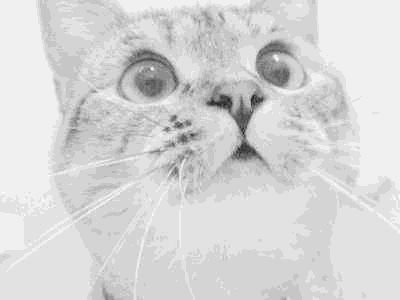
#> input picture Image processing/gramma_transform/dark_cat.jpg, 400 x 300 px
$ python gamma.py
#> lines starting #> are read from the running program, lines starting #| are printed output that depends on the picture
import cv2
import numpy as np


def gray(image):
    m,n,c = image.shape
    gray_image = np.zeros((m,n))
    for i in range(c):
        gray_image += 1/c * image[:,:,i]
    return gray_image


dark_image = gray(cv2.imread('dark_cat.jpg'))
#> in gray, `m,n,c = image.shape`: m = 300; n = 400; c = 3
bright_image = gray(cv2.imread('bright_cat.jpg'))
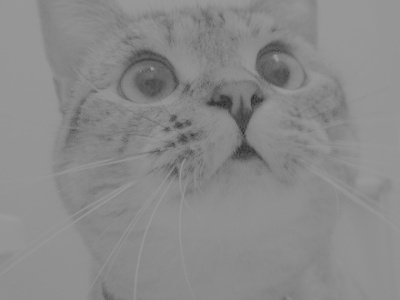
#> input picture Image processing/gramma_transform/bright_cat.jpg, 400 x 300 px
#> the loop in gray (call 2), `for i in range(c):` made 3 passes
#> pass 2, in gray (call 2), `gray_image += 1/c * image[:,:,i]`:
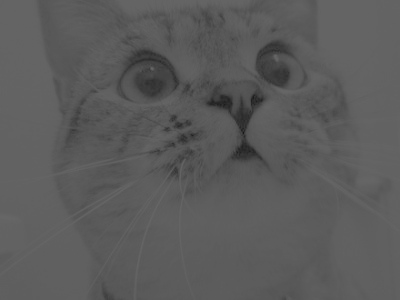
#> gray_image: shape (300, 400) float64; min 22, max 103.3, mean 91.5

#gamma系数大于1会降低图像亮度，小于1会提升亮度
num = 5
gamma_blow1 = list(i/10 for i in range(5,10))
gamma_over1 = list(range(1,6))
gamma_img_bright = []#存放通过gamma变换加亮的dark_image
gamma_img_dark = []#存放通过gamma变换变暗的bright_image
for i in range(num):
    gamma_img_dark.append(255 * (np.array(bright_image)/255.0) ** gamma_over1[i])
    gamma_img_bright.append(255 * (np.array(dark_image)/255.0) ** gamma_blow1[i])
#> after the loop, gamma_img_bright = 5 items; gamma_img_dark = 5 items

for i in range(num):
    cv2.imwrite('dark_cat_gamma=%.1f.jpg'%round(gamma_blow1[i],1), gamma_img_bright[i].astype('uint8'))
    cv2.imwrite('bright_cat_gamma=%d.jpg' %(gamma_over1[i]), gamma_img_dark[i].astype('uint8'))
#> this loop made 5 passes
#> pass 2, `cv2.imwrite('dark_cat_gamma=%.1f.jpg'%round(gamma_blow1[i],1), gamma_i..`:
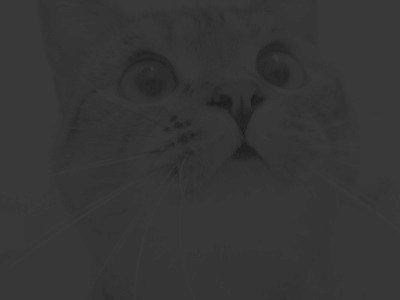
#> saved as dark_cat_gamma=0.6.jpg: shape (300, 400); min 21, max 58, mean 53.4
